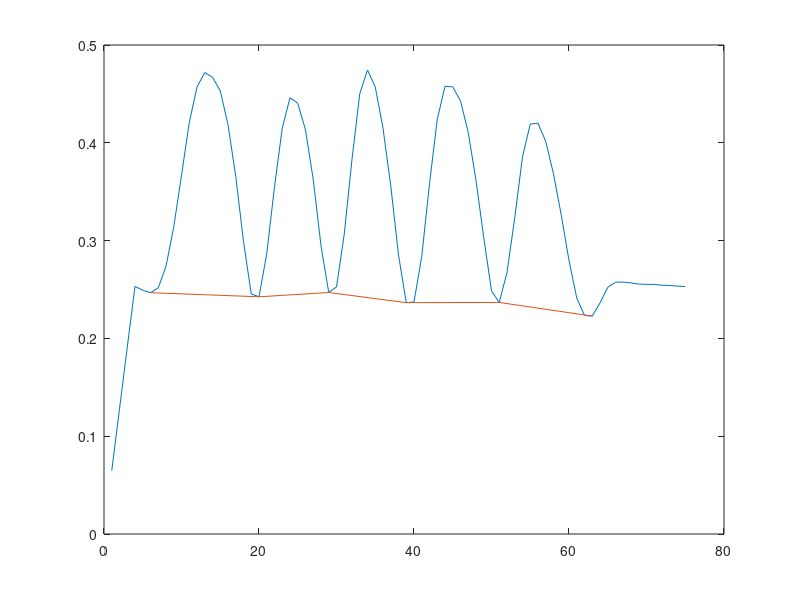

The MATLAB script that drew this image:
clear all;
pkg load signal;
load johnstride.txt;
x = johnstride;
a = 1;
b = [1/4 1/4 1/4 1/4];
y = filter(b,a,x);

t = 1:length(x);
%plot(t,x,'',t,y,'-');
%legend('original','mask is 1/4');

k=1;
for i=2:length(y)-1
if ( y(i-1)>y(i) && y(i+1)>y(i) )
val(k)=y(i);
pos(k)=i;

k=k+1;
endif
endfor
val
pos

%w=pos(2):pos(4);
%finalstride=y(w);

 %plot(finalstride);
plot(t,y,t(pos),y(pos));
